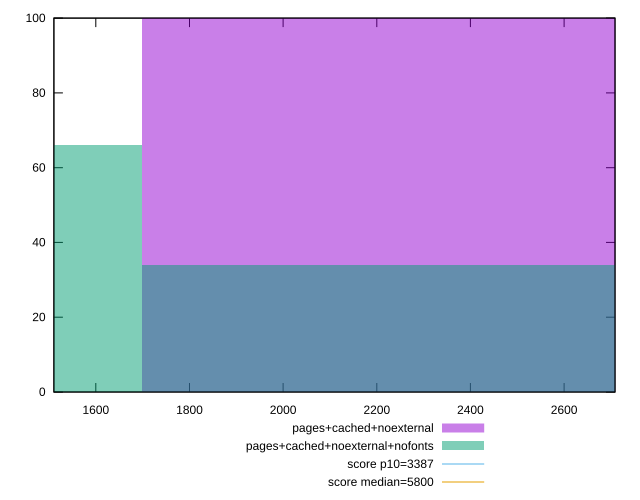

The gnuplot source for this figure:
reset
set terminal svg size 640, 500
set output "reprap/speed-index/comparison/histogram/5_vs_6.svg"

$pagesCachedNoexternal <<EOF
2332.582337469621 100
EOF

$pagesCachedNoexternalNofonts <<EOF
1166.2911687348105 66
2332.582337469621 34
EOF

set key outside below
set boxwidth 1166.2911687348105
set yrange [0:100]
set style fill transparent solid 0.5 noborder

plot \
  $pagesCachedNoexternal title "pages+cached+noexternal" with boxes, \
  $pagesCachedNoexternalNofonts title "pages+cached+noexternal+nofonts" with boxes, \


reset
